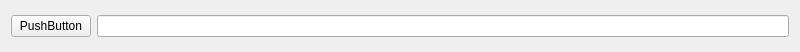
<?xml version="1.0" encoding="UTF-8"?>
<ui version="4.0">
 <class>Widget</class>
 <widget class="QWidget" name="Widget">
  <property name="geometry">
   <rect>
    <x>0</x>
    <y>0</y>
    <width>800</width>
    <height>52</height>
   </rect>
  </property>
  <property name="windowTitle">
   <string>Widget</string>
  </property>
  <layout class="QVBoxLayout" name="verticalLayout">
   <item>
    <layout class="QHBoxLayout" name="horizontalLayout">
     <item>
      <widget class="QPushButton" name="pushButton">
       <property name="text">
        <string>PushButton</string>
       </property>
      </widget>
     </item>
     <item>
      <widget class="QLineEdit" name="lineEdit"/>
     </item>
    </layout>
   </item>
  </layout>
 </widget>
 <resources/>
 <connections/>
</ui>
